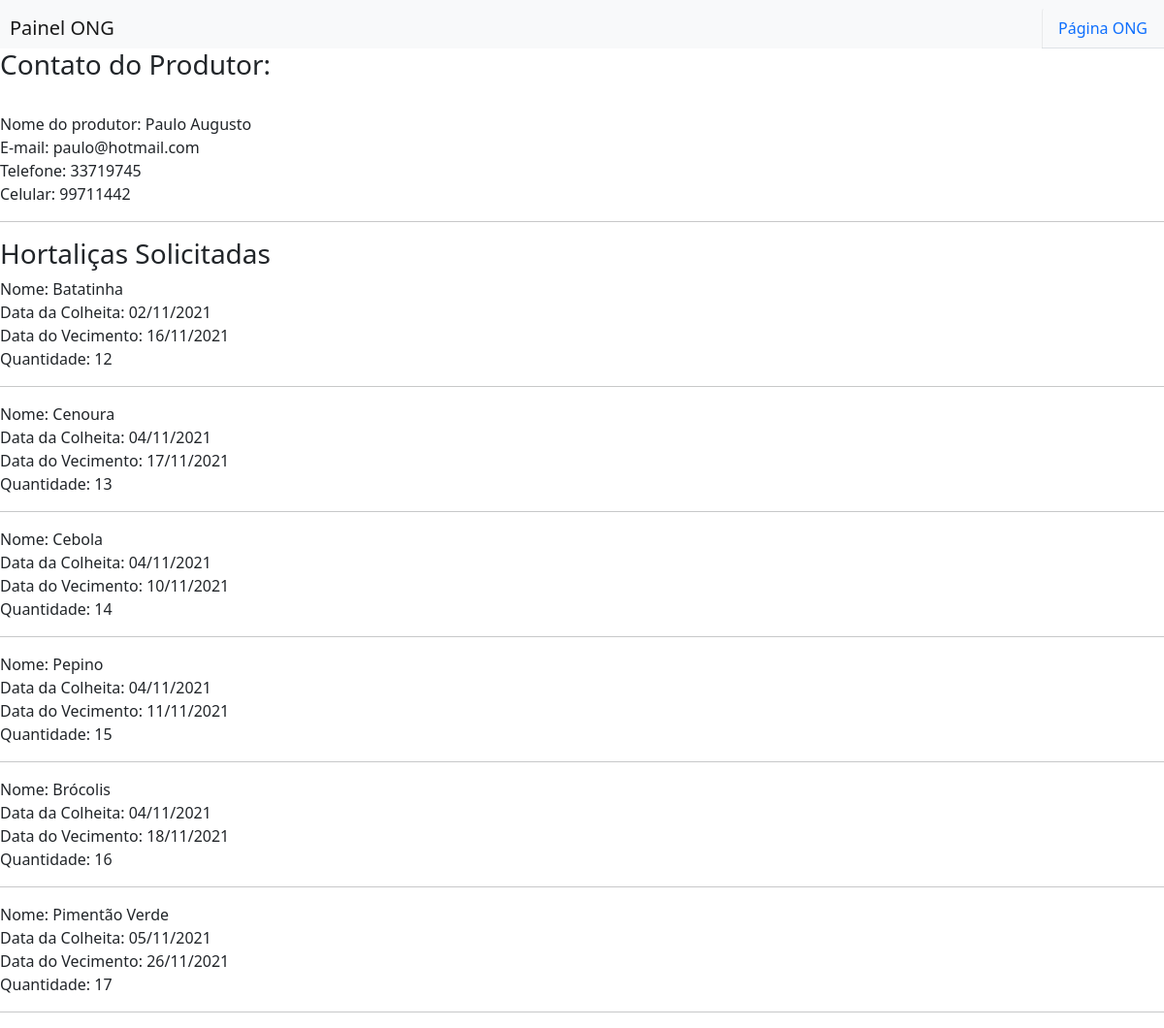
The app's page /hortas/php/listarrelatorioong.php (signed in) with its own data.
### tables this page shows
CREATE TABLE `produtor` (
  `cod_produtor` int NOT NULL AUTO_INCREMENT,
  `nome` varchar(45) DEFAULT NULL,
  `cpf` varchar(45) DEFAULT NULL,
  `email` varchar(45) DEFAULT NULL,
  `telefone` varchar(45) DEFAULT NULL,
  `senha` varchar(45) NOT NULL,
  `celular` varchar(45) DEFAULT NULL,
  PRIMARY KEY (`cod_produtor`),
  UNIQUE KEY `email_UNIQUE` (`email`)
);

CREATE TABLE `itempedido` (
  `cod_produto` int DEFAULT NULL,
  `cod_pedido` int DEFAULT NULL,
  `cod_itemPedido` int NOT NULL AUTO_INCREMENT,
  `quantidade` int DEFAULT NULL,
  PRIMARY KEY (`cod_itemPedido`),
  KEY `fk_cod_produto` (`cod_produto`),
  KEY `fk_cod_pedido` (`cod_pedido`),
  CONSTRAINT `fk_cod_pedido` FOREIGN KEY (`cod_pedido`) REFERENCES `pedido` (`cod_pedido`),
  CONSTRAINT `fk_cod_produto` FOREIGN KEY (`cod_produto`) REFERENCES `produto` (`cod_produto`)
);

CREATE TABLE `produto` (
  `cod_produto` int NOT NULL AUTO_INCREMENT,
  `cod_produtor` int DEFAULT NULL,
  `nome` varchar(45) DEFAULT NULL,
  `data_colheita` date DEFAULT NULL,
  `data_vencimento` date DEFAULT NULL,
  `quantidade_colhida` int DEFAULT NULL,
  `unidade` varchar(45) DEFAULT NULL,
  PRIMARY KEY (`cod_produto`),
  KEY `cod_produtor` (`cod_produtor`),
  CONSTRAINT `produto_ibfk_1` FOREIGN KEY (`cod_produtor`) REFERENCES `produtor` (`cod_produtor`)
);

### hortas/php/listarrelatorioong.php (the view, shortened to what this page needs)
<?php
include_once("conexao.php");
$cod_produtor = FILTER_INPUT(INPUT_GET, 'cod_produtor', FILTER_SANITIZE_NUMBER_INT);
?>
<!DOCTYPE html>
<html>
<head>
    <link href="https://cdn.jsdelivr.net/npm/bootstrap@5.1.0/dist/css/bootstrap.min.css" rel="stylesheet">
    <link rel="stylesheet" href="https://use.fontawesome.com/releases/v5.0.8/css/all.css">
    <link href="../css/header.css" rel="stylesheet" type="text/css">
</head>
<body>
    <nav id="menu" class="navbar navbar-expand-lg navbar-light bg-light">
        <ul id="logo" class="nav">
            <a class="navbar-brand">Painel ONG</a>
        </ul>
        <ul id="logo" class="nav">
        </ul>
        <ul class="nav nav-tabs">
            <li class="nav-item">
                <a class="nav-link" href="telaong.php">Página ONG</a>
            </li>
        </ul>
    </nav>
    <?php
    $resultado_ong = "SELECT * FROM pedido where cod_ong='$_SESSION[cod_ong];'";
    $resultado = mysqli_query($conn, $resultado_ong);
    while ($row = mysqli_fetch_assoc($resultado)) {
        $cod_produtor = $row['cod_produtor'];
    }
    $resultado_nome = "SELECT * FROM produtor where cod_produtor = '$cod_produtor'";
    $result = mysqli_query($conn, $resultado_nome);
    while ($row_nome = mysqli_fetch_assoc($result)) {
        echo '<h3>Contato do Produtor:</h3>' . '<br>';
        echo 'Nome do produtor: ' . $row_nome['nome'] . '<br>';
        echo 'E-mail: ' . $row_nome['email'] . '<br>';
        echo 'Telefone: ' . $row_nome['telefone'] . '<br>';
        echo 'Celular: ' . $row_nome['celular'] . '<br><hr>';
    }
    echo '<h3>Hortaliças Solicitadas</h3>';
    $result_itempedido = "SELECT quantidade, produto.nome, produto.data_colheita, produto.data_vencimento from itempedido inner join produto on itempedido.cod_produto=produto.cod_produto where cod_produtor='$cod_produtor'";
    $resultado_item = mysqli_query($conn, $result_itempedido);
    while ($row_item = mysqli_fetch_assoc($resultado_item)) {
        echo "Nome:  " .  $row_item['nome'] . '<br>';
        echo "Data da Colheita:  " .  date('d/m/Y', strtotime($row_item['data_colheita'])) . '<br>';
        echo "Data do Vecimento:  " .  date('d/m/Y', strtotime($row_item['data_vencimento'])) . '<br>';
        echo "Quantidade: " . $row_item['quantidade'] . '<br><hr>';
    }
    ?>
</body>
</html>

### hortas/css/header.css (style rules this page uses)
#logo { margin-left: 10px; margin-right: auto; }
#menu { padding-bottom: 0px; }
.nav-tabs .nav-link { border-left: 1px solid #0000000f; }

### records on screen
produtor: nome "Paulo Augusto", email "paulo@hotmail.com", telefone "33719745", celular "99711442"
itempedido: cod_produto.nome "Batatinha", cod_produto.data_colheita "02/11/2021", cod_produto.data_vencimento "16/11/2021", quantidade "12"
itempedido: cod_produto.nome "Cenoura", cod_produto.data_colheita "04/11/2021", cod_produto.data_vencimento "17/11/2021", quantidade "13"
itempedido: cod_produto.nome "Cebola", cod_produto.data_colheita "04/11/2021", cod_produto.data_vencimento "10/11/2021", quantidade "14"
itempedido: cod_produto.nome "Pepino", cod_produto.data_colheita "04/11/2021", cod_produto.data_vencimento "11/11/2021", quantidade "15"
itempedido: cod_produto.nome "Brócolis", cod_produto.data_colheita "04/11/2021", cod_produto.data_vencimento "18/11/2021", quantidade "16"
itempedido: cod_produto.nome "Pimentão Verde", cod_produto.data_colheita "05/11/2021", cod_produto.data_vencimento "26/11/2021", quantidade "17"
